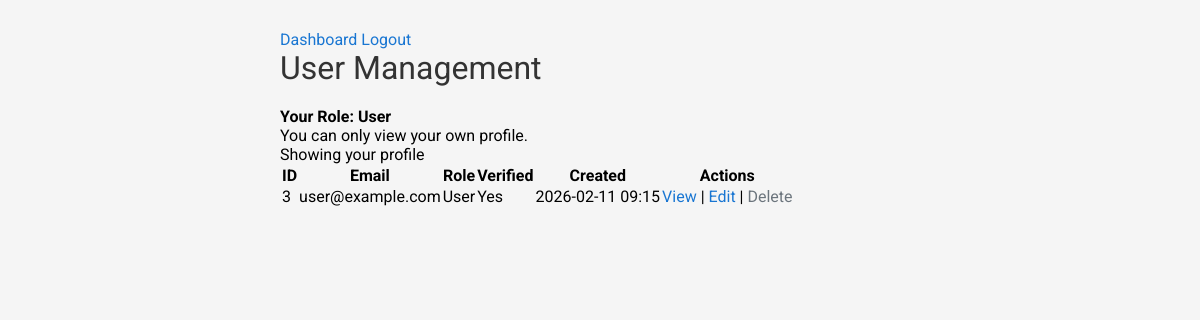
Screenshot of /app/users/dashboard.php (signed in) with the database file from the repository.
### tables this page shows
CREATE TABLE users (
    id INT AUTO_INCREMENT PRIMARY KEY,
    email VARCHAR(255) UNIQUE NOT NULL,
    password VARCHAR(255) NOT NULL,
    role ENUM('admin', 'manager', 'user') DEFAULT 'user',

     
    is_verified TINYINT(1) DEFAULT 0,
    verification_token VARCHAR(64),
    email_verification_expires DATETIME NULL,

    created_at TIMESTAMP DEFAULT CURRENT_TIMESTAMP,
    updated_at TIMESTAMP DEFAULT CURRENT_TIMESTAMP ON UPDATE CURRENT_TIMESTAMP
);

### app/users/dashboard.php (the view, shortened to what this page needs)
<?php
require_once '../../config/config.php';
require_once '../../config/functions.php';
$currentRole = $_SESSION['role'];
$currentUserId = $_SESSION['user_id'];
if ($currentRole === 'admin') {
    $stmt = $pdo->prepare("SELECT id, email, role, is_verified, created_at FROM users ORDER BY
        CASE role
            WHEN 'admin' THEN 1
            WHEN 'manager' THEN 2
            WHEN 'user' THEN 3
        END, created_at DESC");
    $stmt->execute();
} elseif ($currentRole === 'manager') {
    $stmt = $pdo->prepare("SELECT id, email, role, is_verified, created_at FROM users
        WHERE role = 'user' ORDER BY created_at DESC");
    $stmt->execute();
} else {
    $stmt = $pdo->prepare("SELECT id, email, role, is_verified, created_at FROM users
        WHERE id = ? ORDER BY created_at DESC");
    $stmt->execute([$currentUserId]);
}
$users = $stmt->fetchAll(PDO::FETCH_ASSOC);
function canEdit($targetRole, $targetUserId) {
    global $currentRole, $currentUserId;
    if ($targetUserId == $currentUserId) {
        return true;
    }
    return false;
}
function canDelete($targetRole, $targetUserId) {
    global $currentRole, $currentUserId;
    if ($targetUserId == $currentUserId) {
        return false;
    }
    return false;
}
?>
<div class="nav">
    <a href="<?php echo BASE_URL; ?>/app/<?php echo $_SESSION['role']; ?>/dashboard.php">Dashboard</a>
    <a href="<?php echo BASE_URL; ?>/app/auth/signout.php">Logout</a>
</div>
<h1>User Management</h1>
<div class="info-box">
    <strong>Your Role: <span class="badge badge-<?php echo $currentRole; ?>"><?php echo ucfirst($currentRole); ?></span></strong><br>
    <?php if ($currentRole === 'admin'): ?>
        You have full access to manage all users.
    <?php elseif ($currentRole === 'manager'): ?>
        You can manage regular users only. Admin and Manager accounts are hidden from your view.
    <?php else: ?>
        You can only view your own profile.
    <?php endif; ?>
</div>
<p>
    <?php if ($currentRole === 'admin'): ?>
        Showing all users (<?php echo count($users); ?> total)
    <?php elseif ($currentRole === 'manager'): ?>
        Showing users you can manage (<?php echo count($users); ?> regular users)
    <?php else: ?>
        Showing your profile
    <?php endif; ?>
</p>
<table>
    <thead>
        <tr>
            <th>ID</th>
            <th>Email</th>
            <th>Role</th>
            <th>Verified</th>
            <th>Created</th>
            <th>Actions</th>
        </tr>
    </thead>
    <tbody>
        <?php foreach ($users as $user): ?>
        <tr>
            <td><?php echo $user['id']; ?></td>
            <td><?php echo htmlspecialchars($user['email']); ?></td>
            <td>
                <span class="badge badge-<?php echo $user['role']; ?>">
                    <?php echo ucfirst($user['role']); ?>
                </span>
            </td>
            <td>
                <span class="badge badge-<?php echo $user['is_verified'] ? 'verified' : 'unverified'; ?>">
                    <?php echo $user['is_verified'] ? 'Yes' : 'No'; ?>
                </span>
            </td>
            <td><?php echo date('Y-m-d H:i', strtotime($user['created_at'])); ?></td>
            <td>
                <a href="user-view.php?user_id=<?php echo $user['id']; ?>">View</a>
                <?php if (canEdit($user['role'], $user['id'])): ?>
                    | <a href="user-update.php?user_id=<?php echo $user['id']; ?>">Edit</a>
                <?php endif; ?>
                <?php if (canDelete($user['role'], $user['id'])): ?>
                    | <a href="user-delete.php?user_id=<?php echo $user['id']; ?>"
                         onclick="return confirm('Are you sure you want to delete this user?')"
                         style="color: #dc3545;">Delete</a>
                <?php elseif ($user['id'] == $currentUserId): ?>
                    | <span style="color: #6c757d;" title="You cannot delete your own account">Delete</span>
                <?php endif; ?>
            </td>
        </tr>
        <?php endforeach; ?>
    </tbody>
</table>

### assets/css/style.css (style rules this page uses)
* { margin: 0; padding: 0; box-sizing: border-box; }
body { font-family: 'Roboto', Arial, sans-serif; background: #f5f5f5; display: flex; min-height: 100vh; }
h1 { color: #333; margin-bottom: 20px; font-weight: 400; }
a { color: #1976d2; text-decoration: none; }

### rows the page displays
users: id "3", email "user@example.com", role "User", is_verified "Yes", created_at "2026-02-11 09:15", shows "Delete"

### other values shown
$currentRole "User"
